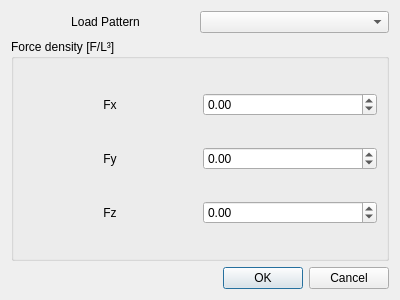
<?xml version="1.0" encoding="UTF-8"?>
<ui version="4.0">
 <class>DomainLoadsDialog</class>
 <widget class="QDialog" name="DomainLoadsDialog">
  <property name="windowModality">
   <enum>Qt::ApplicationModal</enum>
  </property>
  <property name="geometry">
   <rect>
    <x>0</x>
    <y>0</y>
    <width>400</width>
    <height>300</height>
   </rect>
  </property>
  <property name="windowTitle">
   <string>Set domain loads</string>
  </property>
  <layout class="QVBoxLayout" name="verticalLayout_2">
   <item>
    <layout class="QHBoxLayout" name="horizontalLayout_8">
     <property name="spacing">
      <number>0</number>
     </property>
     <property name="sizeConstraint">
      <enum>QLayout::SetMinimumSize</enum>
     </property>
     <item>
      <widget class="QLabel" name="label">
       <property name="text">
        <string>Load Pattern</string>
       </property>
       <property name="alignment">
        <set>Qt::AlignCenter</set>
       </property>
       <property name="wordWrap">
        <bool>false</bool>
       </property>
       <property name="buddy">
        <cstring>comboBoxLoadPattern</cstring>
       </property>
      </widget>
     </item>
     <item>
      <widget class="QComboBox" name="comboBoxLoadPattern"/>
     </item>
    </layout>
   </item>
   <item>
    <widget class="QGroupBox" name="groupBoxForce">
     <property name="title">
      <string>Force density [F/L³]</string>
     </property>
     <layout class="QVBoxLayout" name="verticalLayout">
      <item>
       <layout class="QHBoxLayout" name="horizontalLayout_X">
        <item>
         <widget class="QLabel" name="labelFx">
          <property name="text">
           <string>Fx</string>
          </property>
          <property name="alignment">
           <set>Qt::AlignCenter</set>
          </property>
          <property name="buddy">
           <cstring>doubleSpinBoxFx</cstring>
          </property>
         </widget>
        </item>
        <item>
         <widget class="QDoubleSpinBox" name="doubleSpinBoxFx">
          <property name="minimum">
           <double>-1000000000.000000000000000</double>
          </property>
          <property name="maximum">
           <double>1000000000.000000000000000</double>
          </property>
         </widget>
        </item>
       </layout>
      </item>
      <item>
       <layout class="QHBoxLayout" name="horizontalLayout_Y">
        <item>
         <widget class="QLabel" name="labelFy">
          <property name="text">
           <string>Fy</string>
          </property>
          <property name="alignment">
           <set>Qt::AlignCenter</set>
          </property>
          <property name="buddy">
           <cstring>doubleSpinBoxFy</cstring>
          </property>
         </widget>
        </item>
        <item>
         <widget class="QDoubleSpinBox" name="doubleSpinBoxFy">
          <property name="minimum">
           <double>-1000000000.000000000000000</double>
          </property>
          <property name="maximum">
           <double>1000000000.000000000000000</double>
          </property>
         </widget>
        </item>
       </layout>
      </item>
      <item>
       <layout class="QHBoxLayout" name="horizontalLayout_Z">
        <item>
         <widget class="QLabel" name="labelFz">
          <property name="text">
           <string>Fz</string>
          </property>
          <property name="alignment">
           <set>Qt::AlignCenter</set>
          </property>
          <property name="buddy">
           <cstring>doubleSpinBoxFz</cstring>
          </property>
         </widget>
        </item>
        <item>
         <widget class="QDoubleSpinBox" name="doubleSpinBoxFz">
          <property name="minimum">
           <double>-1000000000.000000000000000</double>
          </property>
          <property name="maximum">
           <double>1000000000.000000000000000</double>
          </property>
         </widget>
        </item>
       </layout>
      </item>
     </layout>
    </widget>
   </item>
   <item>
    <widget class="QDialogButtonBox" name="buttonBox">
     <property name="orientation">
      <enum>Qt::Horizontal</enum>
     </property>
     <property name="standardButtons">
      <set>QDialogButtonBox::Cancel|QDialogButtonBox::Ok</set>
     </property>
    </widget>
   </item>
  </layout>
 </widget>
 <resources/>
 <connections>
  <connection>
   <sender>buttonBox</sender>
   <signal>accepted()</signal>
   <receiver>DomainLoadsDialog</receiver>
   <slot>accept()</slot>
   <hints>
    <hint type="sourcelabel">
     <x>248</x>
     <y>254</y>
    </hint>
    <hint type="destinationlabel">
     <x>157</x>
     <y>274</y>
    </hint>
   </hints>
  </connection>
  <connection>
   <sender>buttonBox</sender>
   <signal>rejected()</signal>
   <receiver>DomainLoadsDialog</receiver>
   <slot>reject()</slot>
   <hints>
    <hint type="sourcelabel">
     <x>316</x>
     <y>260</y>
    </hint>
    <hint type="destinationlabel">
     <x>286</x>
     <y>274</y>
    </hint>
   </hints>
  </connection>
 </connections>
</ui>
